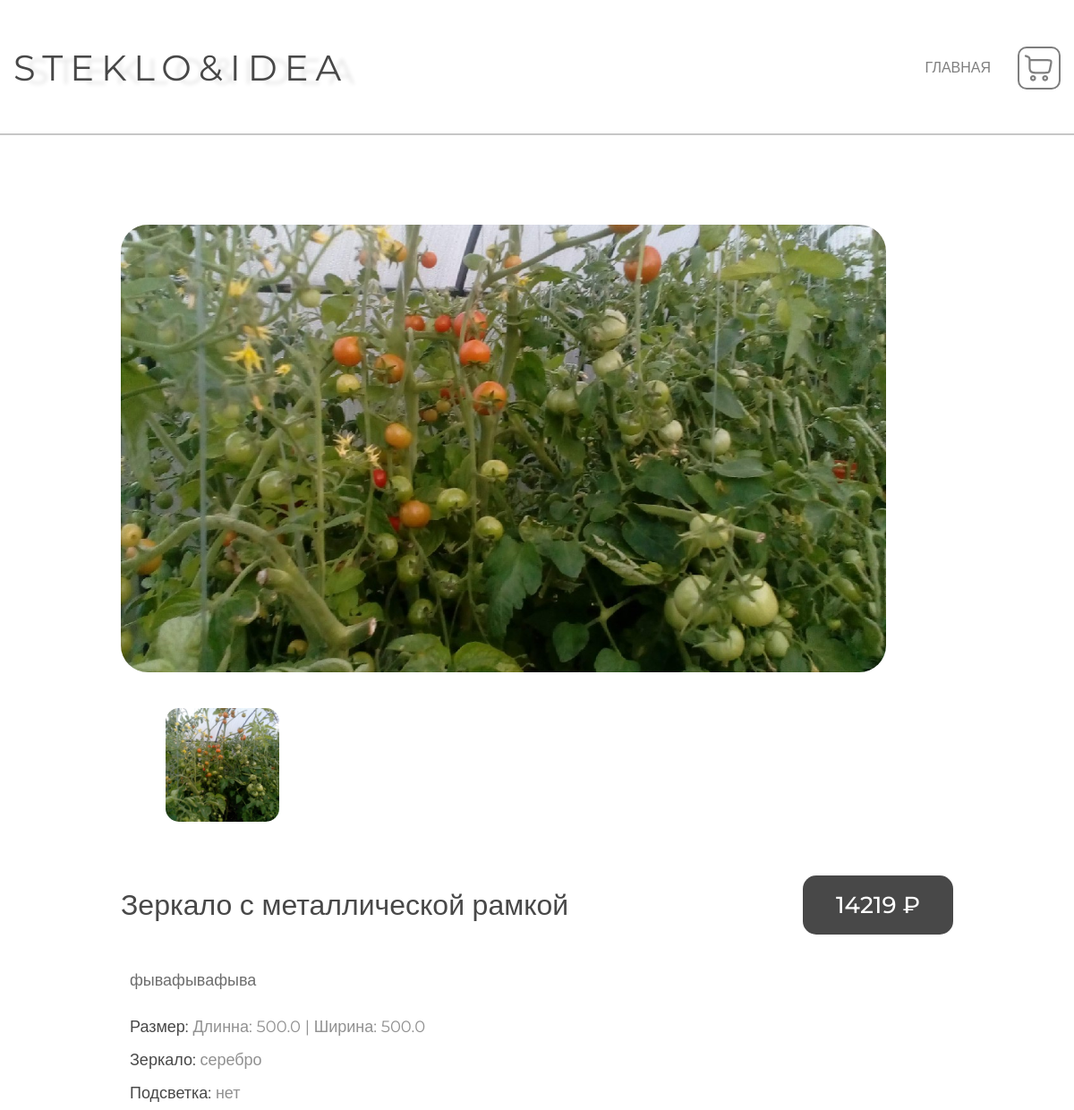
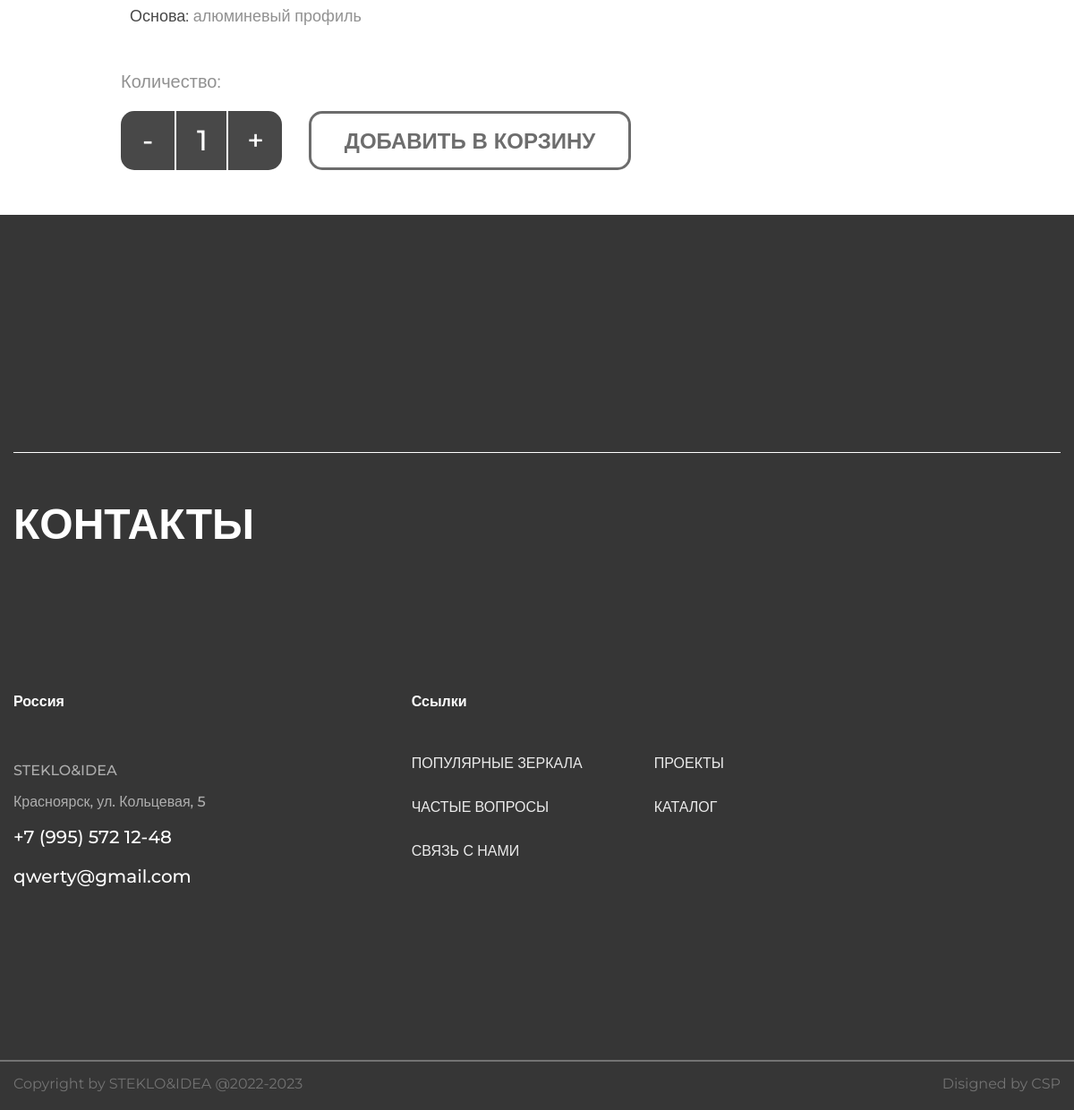
The app's page /goods/product/zerkalo-s-metallicheskoj-ramkoj/ with its own data (2 pictures, top to bottom).
### products/models.py (models this page shows, shortened)
class ImageToProduct(models.Model):
    product = models.ForeignKey(to=Product, on_delete=models.CASCADE)
    image = models.ImageField(upload_to='products_images')
    firstPhoto = models.BooleanField()

class Product(models.Model):
    name = models.CharField(max_length=128, unique=True)
    description = models.TextField()
    form = models.ForeignKey(to=ProductForm, on_delete=models.CASCADE)
    fastening = models.ForeignKey(to=FasteningType, on_delete=models.CASCADE)
    onMainPage = models.BooleanField()
    pesostruy = models.BooleanField()
    slug = models.SlugField(max_length=255, db_index=True, unique=True)

class Size(models.Model):
    lengthMirror = models.FloatField()
    widthMirror = models.FloatField()
    def __str__(self):
        return f'Длинна: {self.lengthMirror} | Ширина: {self.widthMirror}'

### products/views.py (the view)
# urls.py: path('product/<slug:slug_id>/', views.mirror_page, name='mirror'),
def mirror_page(request, slug_id):
    mirror = get_object_or_404(Product, slug=slug_id)
    context = {
        "mirror": {
            "product": mirror,
            "cost": math.ceil(float(cost(product=mirror))),
            "images": ImageToProduct.objects.filter(product=mirror.id),
            "size": SizeToProduct.objects.get(product=mirror.id, initially=True).size,
            "back_light": (
                TypeBacklight.objects.get(id=BacklightToProduct.objects.get(product=mirror.id).typeBackLight.id).name if
                BacklightToProduct.objects.filter(product=mirror.id).exists() else "нет"
            ).lower(),
            "basis": "фанера" if PlywoodBasisToProduct.objects.filter(product=mirror.id).exists() else "алюминевый профиль"
        },
        'info_for_page': info_for_page,
        "for_header": False
              }
    return render(request, 'products/product_page.html', {'context': context})

### products/models.py (called while the page is built)
    def __str__(self):
        return self.name

### products/templates/products/product_page.html
{% extends 'base.html' %}
{% load static %}
{% block content %}
    <main class="main main-goods">
            <div class="container">
                <div class="product__block">
                    <div class="product__show">
                        <div class="product__slide__block">
                            {% for image in context.mirror.images %}
                            <div class="product__slide">
                                <img src="{{ image.image.url }}" alt="" class="product-slide__img">
                            </div>
                            {% endfor %}
                        </div>
                        <div class="product__subslide__block">
                            {% for image in context.mirror.images %}
                            <div class="product__subslide">
                                <img src="{{ image.image.url }}" alt="" class="product-subslide__img">
                            </div>
                            {% endfor %}
                        </div>
                    </div>
                    <div class="product__description__block">
                        <div class="product__title">
                            <p class="product__name">{{ context.mirror.product.name }}</p>
                            <div class="product__price">{{ context.mirror.cost }} ₽</div>
                        </div>
                        <div class="product__description">
                            <p class="description__main">{{ context.mirror.product.description }}</p>
                            <p class="description__characteristic">
                                <span class="characteristic-dark">Размер: </span>{{ context.mirror.size }}
                            </p>
                            <p class="description__characteristic">
                                <span class="characteristic-dark">Зеркало: </span>серебро
                            </p>
                            <p class="description__characteristic">
                                <span class="characteristic-dark">Подсветка: </span>{{ context.mirror.back_light }}
                            </p>
                            <p class="description__characteristic">
                                <span class="characteristic-dark">Основа: </span>{{ context.mirror.basis }}
                            </p>
                        </div>
                        <div class="product__buy">
                            <p class="buy__annotation">Количество:</p>
                            <div class="buy__block">
                                <div class="buy__count">
                                    <div class="count-minus">-</div>
                                    <div class="count">1</div>
                                    <div class="count-plus">+</div>
                                </div>
                                <div class="buy__btn">Добавить в корзину</div>
                            </div>
                        </div>
                    </div>
                </div>
            </div>
        </main>
{% endblock %}

### static/css/style.css (style rules this page uses)
*, *::before, *::after { padding: 0; margin: 0; border: 0; box-sizing: border-box; }
img { vertical-align: top; }
html, body { font-size: 16px; width: 100%; height: 100%; margin: 0; font-family: 'Montserrat', sans-serif; background: #fff; color: #484848; scroll-behavior: smooth; }
.container { box-sizing: content-box; padding: 0 15px; max-width: 1710px; margin: 0px auto; }
.main { flex: 1 1 auto; }
.slick-initialized .slick-slide { display: flex; }
.main-goods { padding: 100px 0 50px 0; }
.product__block { display: flex; }
.product__show { max-width: 834px; }
.product-slide__img { width: 638px; height: 638px; object-fit: cover; border-radius: 30px; }
.product__slide__block { padding: 0 0 0 98px; position: relative; }
.product__subslide__block { display: flex; min-width: 0; max-width: 450px; margin: 40px 0 0 125px; }
.product-subslide__img { width: 127px; height: 127px; object-fit: cover; border-radius: 15px; }
.product__description__block { margin: 0 0 0 80px; }
.product__title { display: flex; justify-content: space-between; align-items: center; }
.product__name { color: #484848; font-size: 40px; font-weight: 500; line-height: 136.4%; max-width: 482px; }
.product__price { display: flex; justify-content: center; align-items: center; width: 168px; height: 66px; border-radius: 15px; background: #484848; color: white; font-size: 26px; font-weight: 500; }
.product__description { margin: 40px 0 0 10px }
.description__main { color: rgba(72, 72, 72, 0.80); font-size: 20px; font-weight: 400; margin: 0 0 30px 0; max-width: 696px; }
.description__characteristic { color: rgba(72, 72, 72, 0.60); font-size: 20px; font-weight: 400; }
.description__characteristic:not(:last-child) { margin: 0 0 15px 0; }
.characteristic-dark { color: #484848; }
.product__buy { margin: 50px 0 0 0; }
.buy__annotation { color: rgba(72, 72, 72, 0.60); font-size: 20px; font-weight: 400; margin: 0 0 21px 0; }
.buy__block { display: flex; }
.buy__count { margin: 0 30px 0 0; display: flex; width: 180px; height: 66px; border-radius: 15px; background: #484848; justify-content: space-between; align-items: center; color: #FFF; font-size: 32px; font-style: normal; font-weight: 500; line-height: 136.4%; padding: 0 20px 0 24px; position: relative; }
.count { margin: 0 0 0 4px; }
.count-minus { cursor: pointer; -webkit-touch-callout: none; -webkit-user-select: none; -khtml-user-select: none; -moz-user-select: none; -ms-user-select: none; user-select: none; }
.count-plus { cursor: pointer; -webkit-touch-callout: none; -webkit-user-select: none; -khtml-user-select: none; -moz-user-select: none; -ms-user-select: none; user-select: none; }
.count::after { content: ''; width: 2px; height: 66px; background-color: #FFF; position: absolute; top: 0; right: 60px; }
.count::before { content: ''; width: 2px; height: 66px; background-color: #FFF; position: absolute; top: 0; left: 60px; }
.buy__btn { -webkit-touch-callout: none; -webkit-user-select: none; -khtml-user-select: none; -moz-user-select: none; -ms-user-select: none; user-select: none; cursor: pointer; display: flex; justify-content: center; align-items: center; width: 360px; height: 66px; border-radius: 15px; border: 3px solid rgba(72, 72, 72, 0.80); color: rgba(72, 72, 72, 0.80); font-size: 24px; font-weight: 700; text-transform: uppercase; transition: background 0.3s ease; }
@media (max-width: 1650px) { .product-slide__img { width: 500px; height: 500px; } }
@media (max-width: 1650px) { .product-subslide__img { width: 90px; height: 90px; } }
@media (max-width: 1650px) { .product__description__block { margin: 0; } }
@media (max-width: 1650px) { .product__name { font-size: 32px; } }
@media (max-width: 1650px) { .description__main { font-size: 18px; } }
@media (max-width: 1650px) { .description__characteristic { font-size: 18px; } }
@media (max-width: 1436px) { .product__block { flex-direction: column; } }
@media (max-width: 1436px) { .product__slide__block { padding: 0 0 0 120px; } }
@media (max-width: 1436px) { .product__name { max-width: none; } }
@media (max-width: 1436px) { .product__show { width: 100%; max-width: none; position: relative; } }
@media (max-width: 1436px) { .product-slide__img { width: 855px; } }
@media (max-width: 1436px) { .product__subslide__block { max-width: 777px; margin: 40px 0 0 170px; } }
@media (max-width: 1436px) { .product-subslide__img { width: 127px; height: 127px; } }
@media (max-width: 1436px) { .product__description__block { margin: 60px 120px 0 120px; } }

### records on screen
ImageToProduct: image (picture)
Product: mirror.product.name "Зеркало с металлической рамкой", mirror.product.description "фывафывафыва"
Size: mirror.size "Длинна: 500.0 | Ширина: 500.0"

### other values on screen
{{ context.info_for_page.logo }} "STEKLO&IDEA"
{{ context.mirror.cost }} "14219"
{{ context.mirror.back_light }} "нет"
{{ context.mirror.basis }} "алюминевый профиль"
{{ context.info_for_page.text_for_footer }} "КОНТАКТЫ"
